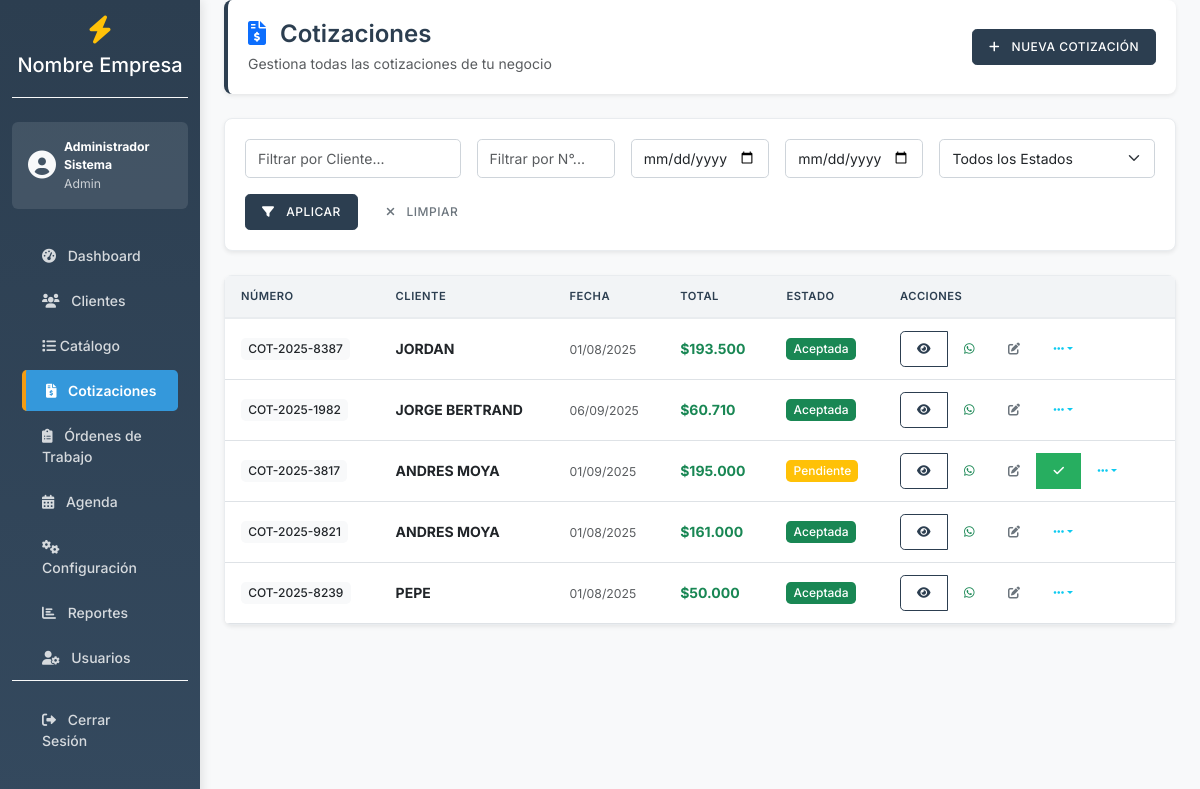
Screenshot of /cotizaciones.php (signed in) with the database file from the repository.
### tables this page shows
CREATE TABLE `cotizaciones` (
  `id` int(11) NOT NULL AUTO_INCREMENT,
  `numero_cotizacion` varchar(20) NOT NULL,
  `cliente_id` int(11) DEFAULT NULL,
  `fecha_cotizacion` date NOT NULL,
  `fecha_vencimiento` date DEFAULT NULL,
  `subtotal` decimal(12,2) DEFAULT 0.00,
  `iva` decimal(12,2) DEFAULT 0.00,
  `total` decimal(12,2) DEFAULT 0.00,
  `estado` enum('pendiente','enviada','aceptada','rechazada','vencida') DEFAULT 'pendiente',
  `observaciones` text DEFAULT NULL,
  `requiere_mantencion` tinyint(1) NOT NULL DEFAULT 0,
  `created_at` timestamp NOT NULL DEFAULT current_timestamp(),
  `con_iva` tinyint(1) NOT NULL DEFAULT 0,
  `usuario_id` int(11) DEFAULT NULL,
  `descuento_general` decimal(5,2) DEFAULT 0.00,
  PRIMARY KEY (`id`),
  UNIQUE KEY `numero_cotizacion` (`numero_cotizacion`),
  KEY `cliente_id` (`cliente_id`),
  KEY `fk_cotizaciones_usuario` (`usuario_id`),
  CONSTRAINT `cotizaciones_ibfk_1` FOREIGN KEY (`cliente_id`) REFERENCES `clientes` (`id`),
  CONSTRAINT `fk_cotizaciones_usuario` FOREIGN KEY (`usuario_id`) REFERENCES `usuarios` (`id`)
);

CREATE TABLE `clientes` (
  `id` int(11) NOT NULL AUTO_INCREMENT,
  `nombre` varchar(255) NOT NULL,
  `rut` varchar(20) DEFAULT NULL,
  `email` varchar(100) DEFAULT NULL,
  `telefono` varchar(20) DEFAULT NULL,
  `direccion` text DEFAULT NULL,
  `created_at` timestamp NOT NULL DEFAULT current_timestamp(),
  PRIMARY KEY (`id`)
);

### includes/functions.php (called while the page is built, shortened)
<?php
function formatCurrency($amount)
{
    return '$' . number_format($amount, 0, ',', '.');
}
function getEstadoColor($estado)
{
    $colors = [
        'pendiente' => 'warning',
        'enviada' => 'info',
        'aceptada' => 'success',
        'rechazada' => 'danger',
        'vencida' => 'secondary',
        'en_proceso' => 'primary',
        'pausada' => 'warning',
        'completada' => 'success',
        'cancelada' => 'danger'
    ];
    return $colors[$estado] ?? 'secondary';
}
?>

### includes/templates/cotizacion_list.php (the view, shortened to what this page needs)
<?php
$filter_cliente_nombre = $_GET['filter_cliente_nombre'] ?? '';
$filter_numero_cotizacion = $_GET['filter_numero_cotizacion'] ?? '';
$filter_fecha_inicio = $_GET['filter_fecha_inicio'] ?? '';
$filter_fecha_fin = $_GET['filter_fecha_fin'] ?? '';
$sql = "SELECT c.*, cl.nombre as cliente_nombre
        FROM cotizaciones c
        LEFT JOIN clientes cl ON c.cliente_id = cl.id";
$params = [];
$sql .= " ORDER BY c.created_at DESC";
$stmt = $pdo->prepare($sql);
$stmt->execute($params);
$cotizaciones = $stmt->fetchAll(PDO::FETCH_ASSOC);
?>
<div class="page-header slide-in-up">
    <div class="d-flex justify-content-between align-items-center">
        <div>
            <h1 class="h2 mb-1"><i class="fas fa-file-invoice-dollar me-2 text-primary"></i> Cotizaciones</h1>
            <p class="text-muted mb-0">Gestiona todas las cotizaciones de tu negocio</p>
        </div>
        <a href="cotizaciones.php?action=new" class="btn btn-primary"><i class="fas fa-plus me-2"></i> Nueva Cotización</a>
    </div>
</div>
<div class="card mb-4 slide-in-up">
    <div class="card-body">
        <form method="GET" class="row g-3 align-items-end">
            <div class="col-md-3"><input type="text" name="filter_cliente_nombre" class="form-control" placeholder="Filtrar por Cliente..." value="<?= htmlspecialchars($filter_cliente_nombre) ?>"></div>
            <div class="col-md-2"><input type="text" name="filter_numero_cotizacion" class="form-control" placeholder="Filtrar por N°..." value="<?= htmlspecialchars($filter_numero_cotizacion) ?>"></div>
            <div class="col-md-2"><input type="date" name="filter_fecha_inicio" class="form-control" value="<?= htmlspecialchars($filter_fecha_inicio) ?>"></div>
            <div class="col-md-2"><input type="date" name="filter_fecha_fin" class="form-control" value="<?= htmlspecialchars($filter_fecha_fin) ?>"></div>
            <div class="col-md-3">
                <select name="filter_estado" class="form-select">
                    <option value="">Todos los Estados</option>
                </select>
            </div>
            <div class="col-12 mt-3">
                <button type="submit" class="btn btn-primary"><i class="fas fa-filter me-2"></i> Aplicar</button>
                <a href="cotizaciones.php" class="btn btn-outline-secondary ms-2"><i class="fas fa-times me-2"></i> Limpiar</a>
            </div>
        </form>
    </div>
</div>
<div class="card slide-in-up">
    <div class="card-body p-0">
        <div class="table-responsive">
            <table class="table table-hover mb-0">
                <thead>
                    <tr>
                        <th>Número</th>
                        <th>Cliente</th>
                        <th>Fecha</th>
                        <th>Total</th>
                        <th>Estado</th>
                        <th>Acciones</th>
                    </tr>
                </thead>
                <tbody>
                    <?php foreach($cotizaciones as $cot): ?>
                    <tr>
                        <td><span class="badge bg-light text-dark"><?= $cot['numero_cotizacion'] ?></span></td>
                        <td><strong><?= htmlspecialchars($cot['cliente_nombre']) ?></strong></td>
                        <td><small class="text-muted"><?= date('d/m/Y', strtotime($cot['fecha_cotizacion'])) ?></small></td>
                        <td><strong class="text-success"><?= formatCurrency($cot['total']) ?></strong></td>
                        <td><span class="badge bg-<?= getEstadoColor($cot['estado']) ?>"><?= ucfirst($cot['estado']) ?></span></td>
                        <td>
                            <div class="btn-group" role="group">
                                <a href="cotizacion_pdf.php?id=<?= $cot['id'] ?>" target="_blank" class="btn btn-sm btn-outline-primary" title="Ver PDF"><i class="fas fa-eye"></i></a>
                                <a href="#" onclick="enviarPorWhatsapp(<?= $cot['id'] ?>, '<?= $cot['numero_cotizacion'] ?>', '<?= htmlspecialchars(addslashes($cot['cliente_nombre'])) ?>', '<?= formatCurrency($cot['total']) ?>')" class="btn btn-sm btn-outline-success" title="Enviar por WhatsApp"><i class="fab fa-whatsapp"></i></a>
                                <a href="cotizaciones.php?action=edit&id=<?= $cot['id'] ?>" class="btn btn-sm btn-outline-secondary" title="Editar"><i class="fas fa-edit"></i></a>
                                <?php if ($cot['estado'] == 'pendiente' || $cot['estado'] == 'enviada'): ?>
                                <button class="btn btn-sm btn-success" title="Aprobar y Crear Orden" onclick="aprobarCotizacion(<?= $cot['id'] ?>)"><i class="fas fa-check"></i></button>
                                <?php endif; ?>
                                <div class="btn-group">
                                    <button class="btn btn-sm btn-outline-info dropdown-toggle" data-bs-toggle="dropdown" title="Más acciones"><i class="fas fa-ellipsis-h"></i></button>
                                </div>
                            </div>
                        </td>
                    </tr>
                    <?php endforeach; ?>
                </tbody>
            </table>
        </div>
    </div>
</div>

### assets/css/style.css (style rules this page uses)
:root { --primary-color: #2c3e50; --primary-light: #34495e; --secondary-color: #95a5a6; --accent-color: #3498db; --success-color: #27ae60; --danger-color: #e74c3c; --warning-color: #f39c12; --info-color: #17a2b8; --light-color: #f8f9fa; --dark-color: #2c3e50; --border-color: #e9ecef; --text-muted: #6c757d; --shadow-sm: 0 0.125rem 0.25rem rgba(0, 0, 0, 0.075); --shadow-md: 0 0.5rem 1rem rgba(0, 0, 0, 0.15); --shadow-lg: 0 1rem 3rem rgba(0, 0, 0, 0.175); --border-radius: 0.5rem; --border-radius-sm: 0.3rem; --transition: all 0.2s ease; }
body { font-family: "Inter", -apple-system, BlinkMacSystemFont, "Segoe UI", Roboto, sans-serif; font-size: 0.875rem; line-height: 1.5; color: var(--dark-color); background-color: #f4f7f9; }
.card { border: 1px solid var(--border-color); border-radius: var(--border-radius); box-shadow: var(--shadow-sm); background: white; margin-bottom: 1.5rem; }
.card-body { padding: 1.25rem; }
.table { border-radius: var(--border-radius-sm); overflow: hidden; box-shadow: none; background: white; }
.table thead th { background-color: #f2f4f6; color: var(--dark-color); border-bottom: 2px solid var(--border-color); font-weight: 600; text-transform: uppercase; font-size: 0.7rem; letter-spacing: 0.5px; padding: 0.75rem 1rem; }
.table tbody td { padding: 0.75rem 1rem; border-top: 1px solid var(--border-color); vertical-align: middle; font-size: 0.875rem; }
.btn { border-radius: var(--border-radius-sm); font-weight: 500; padding: 0.5rem 1rem; transition: var(--transition); border: 1px solid transparent; text-transform: uppercase; font-size: 0.75rem; letter-spacing: 0.5px; }
.btn-primary { background-color: var(--primary-color); border-color: var(--primary-color); color: white; }
.btn-success { background-color: var(--success-color); border-color: var(--success-color); color: white; }
.btn-outline-primary { border-color: var(--primary-color); color: var(--primary-color); }
.form-control, .form-select { border: 1px solid #ced4da; border-radius: var(--border-radius-sm); padding: 0.5rem 0.75rem; transition: var(--transition); font-size: 0.875rem; }
.badge { font-weight: 500; padding: 0.4em 0.6em; border-radius: var(--border-radius-sm); font-size: 0.75rem; }
.page-header { background: white; border-radius: var(--border-radius); padding: 1.25rem; margin-bottom: 1.5rem; box-shadow: var(--shadow-sm); border-left: 4px solid var(--primary-color); }
.page-header h1 { font-size: 1.5rem; color: var(--primary-color); font-weight: 600; margin-bottom: 0.25rem; }

### rows the page displays
cotizaciones: numero_cotizacion "COT-2025-8387", cliente.nombre "JORDAN", fecha_cotizacion "01/08/2025", total "$193.500", estado "Aceptada"
cotizaciones: numero_cotizacion "COT-2025-1982", cliente.nombre "JORGE BERTRAND", fecha_cotizacion "06/09/2025", total "$60.710", estado "Aceptada"
cotizaciones: numero_cotizacion "COT-2025-3817", cliente.nombre "ANDRES MOYA", fecha_cotizacion "01/09/2025", total "$195.000", estado "Pendiente"
cotizaciones: numero_cotizacion "COT-2025-9821", cliente.nombre "ANDRES MOYA", fecha_cotizacion "01/08/2025", total "$161.000", estado "Aceptada"
cotizaciones: numero_cotizacion "COT-2025-8239", cliente.nombre "PEPE", fecha_cotizacion "01/08/2025", total "$50.000", estado "Aceptada"

### other values shown
$empresa_info['nombre'] "Nombre Empresa"
$_SESSION['nombre_completo'] "Administrador Sistema"
$_SESSION['rol'] "Admin"
